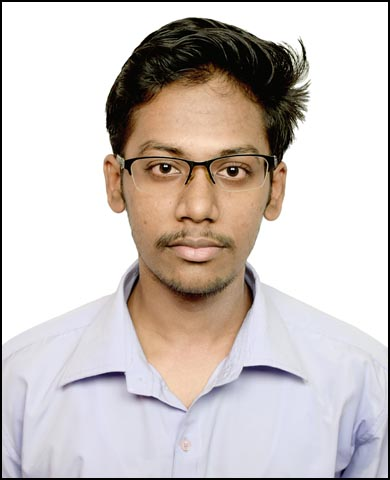
#> input picture image_examples/Chandrakant_Thakur.jpg, 390 x 480 px, found by its file name
$ python 'Face and Detection from Image.py'
#> lines starting #> are read from the running program, lines starting #| are printed output that depends on the picture; after the words box and inside, x2 and y2 are one past the last pixel; in counts of white or black regions, pixels touching at a corner belong together
import numpy as np
import cv2

face_classifier = cv2.CascadeClassifier(r"C:\Users\Chandrakant\Desktop\OpenCV Application\Haarcascades\haarcascade_frontalface_default.xml")
eye_classifier = cv2.CascadeClassifier(r"C:\Users\Chandrakant\Desktop\OpenCV Application\Haarcascades\haarcascade_eye.xml")

img = cv2.imread(r"C:\Users\Chandrakant\Desktop\OpenCV Application\image_examples\Chandrakant_Thakur.jpg")
#> img is the input picture: shape (480, 390, 3); mean B, G, R 193.5, 196.7, 205.1
gray = cv2.cvtColor(img, cv2.COLOR_BGR2GRAY)
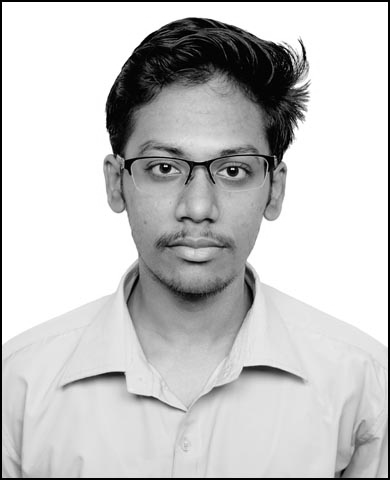
#> gray: shape (480, 390); min 0, max 255, mean 198.8

faces = face_classifier.detectMultiScale(gray, 1.3, 5)
#> faces = [[104, 96, 188, 188]]

# When no faces detected, face_classifier returns and empty tuple
if faces is ():
    print("No Face Found")

for (x,y,w,h) in faces:
    cv2.rectangle(img,(x,y),(x+w,y+h),(127,0,255),2)
    cv2.imshow('img',img)
    cv2.waitKey(0)

    roi_gray = gray[y:y+h, x:x+w]
    roi_color = img[y:y+h, x:x+w]

    eyes = eye_classifier.detectMultiScale(roi_gray)
    for (ex,ey,ew,eh) in eyes:
        cv2.rectangle(roi_color,(ex,ey),(ex+ew,ey+eh),(255,255,0),2)
        cv2.imshow('img',img)
        cv2.waitKey(0)
#> this loop made 1 pass
#> (x, y, w, h, eyes) on pass 1: (104, 96, 188, 188, [[107, 53, 45, 45], [35, 50, 44, 44], [74, 50, 51, 51]])
#> pass 1, `cv2.imshow('img',img)`:
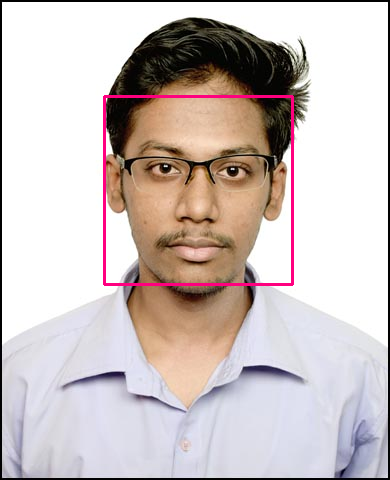
#> window 'img': shape (480, 390, 3); mean B, G, R 193.1, 194.6, 205.9
#> pass 1, `roi_gray = gray[y:y+h, x:x+w]`:
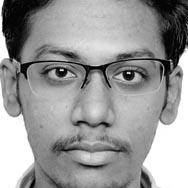
#> roi_gray: shape (188, 188); min 0, max 255, mean 152.1
#> pass 1, `roi_color = img[y:y+h, x:x+w]`:
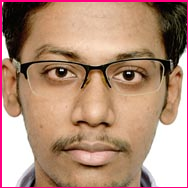
#> roi_color: shape (188, 188, 3); mean B, G, R 120.1, 140.7, 178.1
#> pass 1, `cv2.imshow('img',img)`:
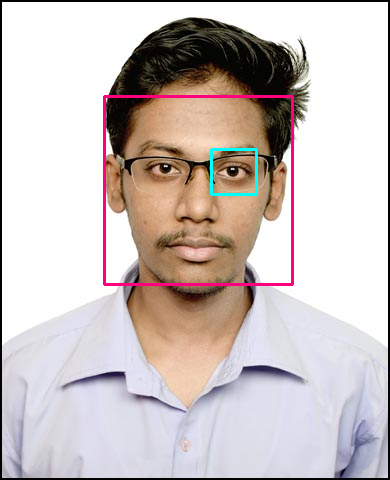
#> window 'img': shape (480, 390, 3); mean B, G, R 193.5, 195, 205.5
#> after the loop:
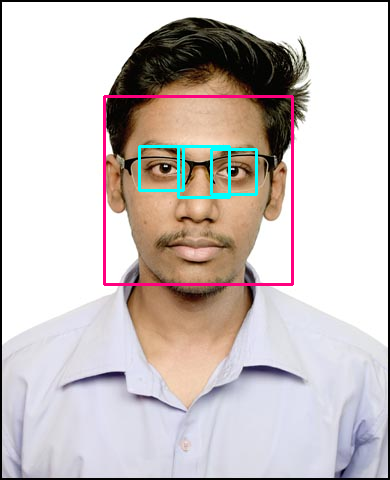
#> img: shape (480, 390, 3); 2.07% of pixels changed, all inside (x1, y1, x2, y2) = (103, 95, 294, 286)
#> after the loop:
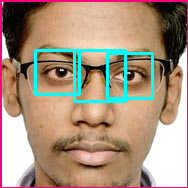
#> roi_color: shape (188, 188, 3); 4.58% of pixels changed, all inside (x1, y1, x2, y2) = (34, 49, 154, 103)

cv2.destroyAllWindows()

$ run again, with image_examples/Modi.jpg copied over image_examples/Chandrakant_Thakur.jpg
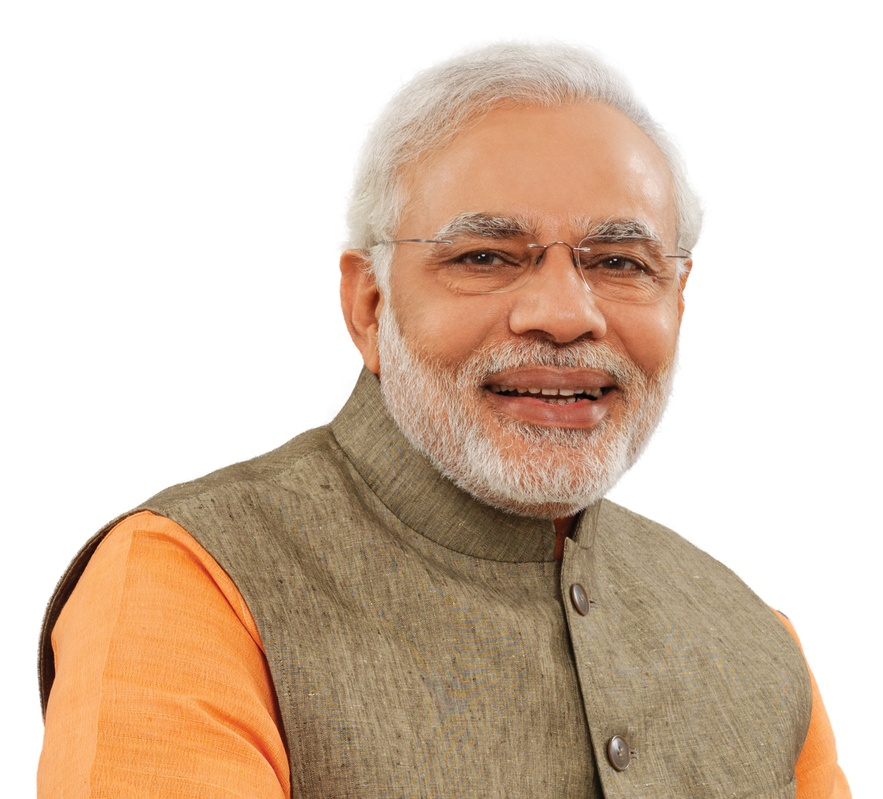
#> input picture image_examples/Modi.jpg, 883 x 799 px, shrunk from 1500 x 1358 before the run, found by its file name
#> img is the input picture: shape (799, 883, 3); mean B, G, R 178.5, 196.6, 217.3
#> `gray = cv2.cvtColor(img, cv2.COLOR_BGR2GRAY)`:
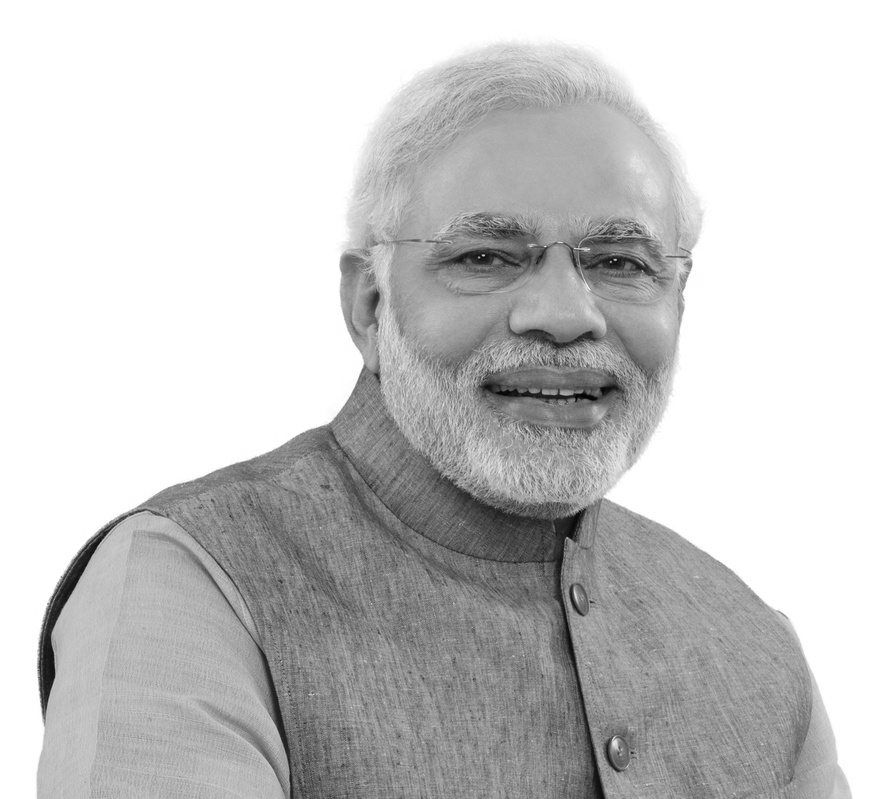
#> gray: shape (799, 883); min 2, max 255, mean 200.7
#> faces = [[370, 117, 366, 366]]
#> the loop `for (x,y,w,h) in faces:` made 1 pass
#> (x, y, w, h, eyes) on pass 1: (370, 117, 366, 366, [[154, 130, 24, 24], [54, 104, 88, 88]])
#> after the loop `for (x,y,w,h) in faces:`:
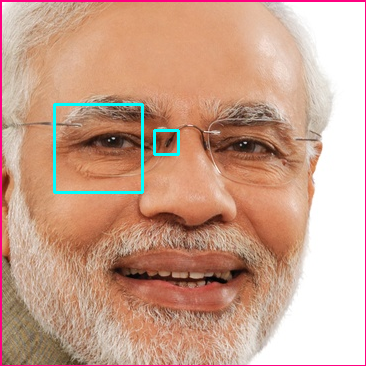
#> roi_color: shape (366, 366, 3); mean B, G, R 141.1, 161.5, 202.9
